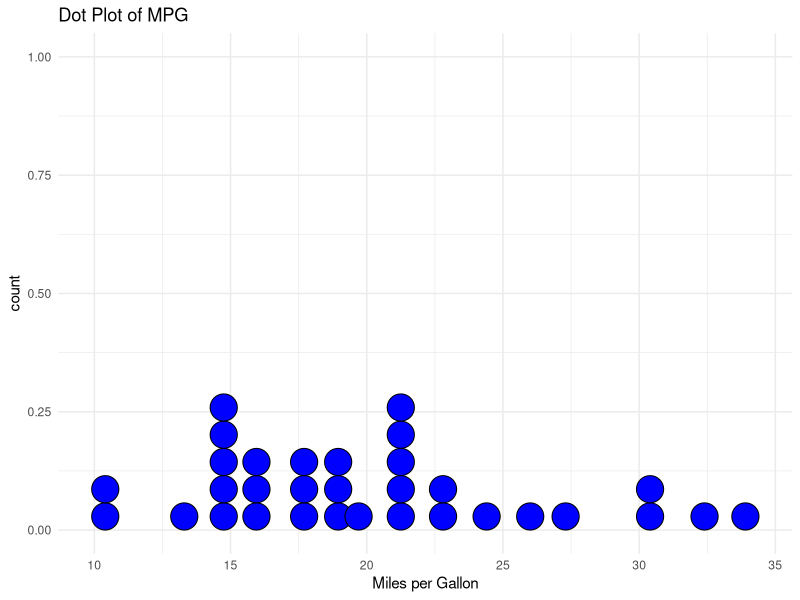

Here is the R script that generated this plot:
## ---- chunk 1
knitr::opts_chunk$set(echo = FALSE)
library(ggplot2)
## ---- chunk 2
ggplot(mtcars, aes(x = mpg)) +
  geom_dotplot(binwidth = 1, fill = "blue") +
  labs(title = "Dot Plot of MPG", x = "Miles per Gallon") +
  theme_minimal()
